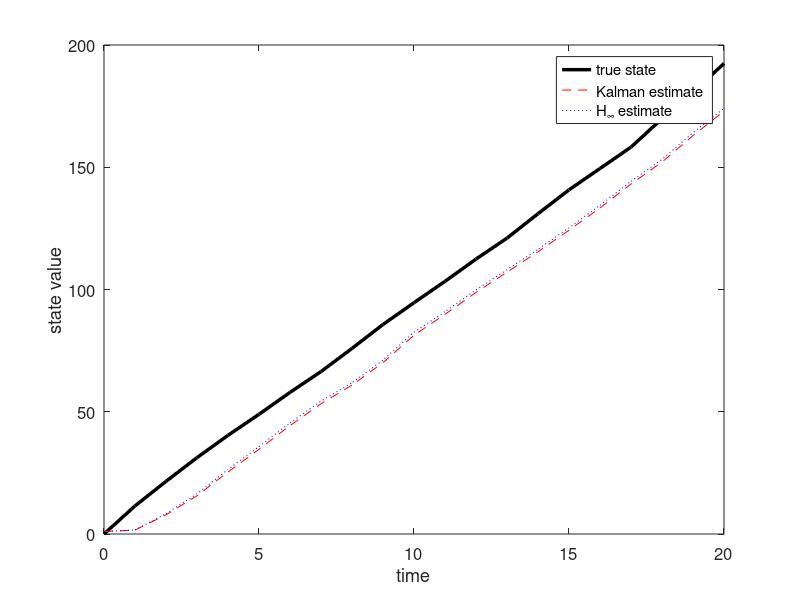

The MATLAB source for this figure:
function HinfEx1b(SSFlag, BiasFlag, theta)

% Compare the Kalman and H-infinity estimators for a scalar system.
% SSFlag = true if the steady state estimator is used.
% BiasFlag = true if the process noise is biased
% theta = H-infinity performance bound

if ~exist('SSFlag', 'var')
    SSFlag = true;
end
if ~exist('BiasFlag', 'var')
    BiasFlag = true;
end
if ~exist('theta', 'var')
    theta = 1/10;
end
    
if SSFlag
    KK = (1+sqrt(5))/(3+sqrt(5)); % steady-state Kalman gain
    PH = (1-theta+sqrt((theta-1)*(theta-5)))/2/(1-theta);
    KH = PH / (1 - theta * PH + PH); % steady-state H-infinity gain
end
    
kf = 20;
PK = 1;
PH = PK;
Q = 1;
R = 1;
x = 0;
xhatK = x + sqrt(PK); % initial Kalman filter estimate (in error by one sigma)
xhatH = xhatK; % initial H-infinity estimate
xArr = zeros(1, kf+1);
xArr(1) = x;
xhatKArr = zeros(1, kf+1);
xhatKArr(1) = xhatK;
xhatHArr = zeros(1, kf+1);
xhatHArr(1) = xhatH;
for k = 1 : kf
    y = x + sqrt(R) * randn;
    if ~SSFlag
        KK = PK / (1 + PK/R) / R;
        PK = PK / (1 + PK/R) + Q;
        KH = PH / (1 - theta*PH + PH/R) / R;
        PH = PH / (1 - theta*PH + PH/R) + Q;
        if ((1/PH - theta + 1/R) <= 0) || (PH <= 0)
            error('theta is too large')
        end
    end
    x = x + sqrt(Q) * randn;
    if BiasFlag 
        x = x + 10;
    end
    xhatK = xhatK + KK * (y - xhatK);
    xhatH = xhatH + KH * (y - xhatH);
    xArr(k+1) = x;
    xhatKArr(k+1) = xhatK;
    xhatHArr(k+1) = xhatH;
end

k = 0 : kf;
close all; figure; hold on;
plot(k, xArr, 'k', 'LineWidth', 2.5);
plot(k, xhatKArr, 'r--', k, xhatHArr, 'b:');
set(gca,'FontSize',12); set(gcf,'Color','White');
legend('true state', 'Kalman estimate', 'H_{\infty} estimate');
xlabel('time'); ylabel('state value');
set(gca,'box','on');

RMSK = sqrt(norm(xArr-xhatKArr)^2/(kf+1));
RMSH = sqrt(norm(xArr-xhatHArr)^2/(kf+1));
disp(['Kalman RMS estimation error = ', num2str(RMSK)]);
disp(['H-infinity RMS estimation error = ', num2str(RMSH)]);
